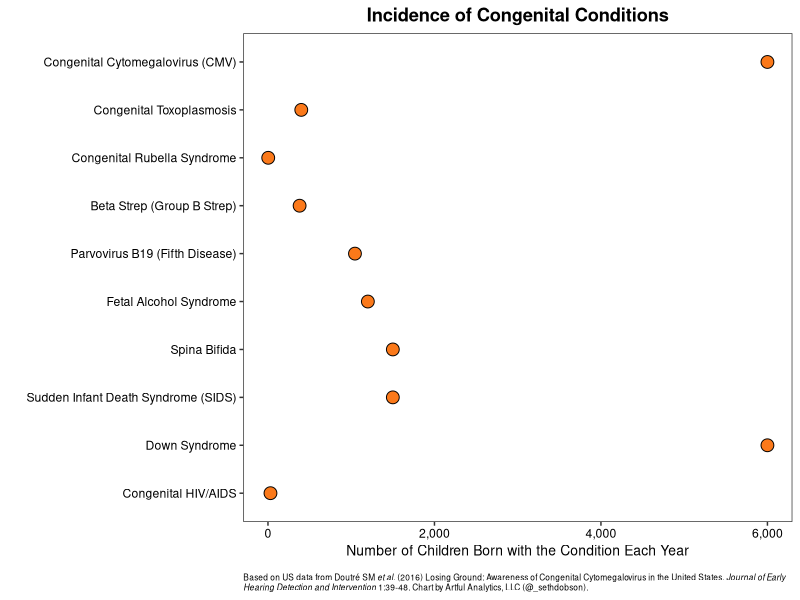

Write the R code that produced this figure. (Note: this script raises an error after producing the figure.)
library(tidyverse)
library(cowplot)
library(ggtext)

# Get data from Doutre et al.

df <- tribble(
  ~condition, ~awareness, ~incidence,
  "Congenital Cytomegalovirus (CMV)", 6.7, 6000,
  "Congenital Toxoplasmosis", 8.53, 400,
  "Congenital Rubella Syndrome", 13.27, 3,
  "Beta Strep (Group B Strep)", 16.91, 380,
  "Parvovirus B19 (Fifth Disease)", 19.63, 1045,
  "Fetal Alcohol Syndrome", 61.04, 1200,
  "Spina Bifida", 64.54, 1500,
  "Sudden Infant Death Syndrome (SIDS)", 78.7, 1500,
  "Down Syndrome", 85.44, 6000,
  "Congenital HIV/AIDS", 86.33, 30
)

# Create chart

p <- df %>%
  ggplot(aes(x = reorder(condition, desc(awareness)), y = incidence)) +
  geom_point(
    size = 4,
    pch = 21,
    fill = "#FB791A"
  ) +
  scale_y_continuous(labels = scales::comma_format()) +
  coord_flip() +
  labs(
    x = "",
    y = "Number of Children Born with the Condition Each Year",
    title = "Incidence of Congenital Conditions",
    caption = "Based on US data from Doutré SM *et al.* (2016) Losing Ground: Awareness of Congenital Cytomegalovirus 
    in the United States. *Journal of Early Hearing Detection and Intervention* 1:39-48. Chart by Artful Analytics, 
    LLC (@_sethdobson)."
  ) +
  theme_bw() +
  theme(
    plot.title = element_text(face = "bold", hjust = .5),
    plot.caption = element_textbox_simple(size = 6, margin = margin(10, 0, 0, 0)),
    axis.text = element_text(color = "black"),
    axis.title = element_text(size = 10),
    axis.title.x = element_text()
  ) +
  background_grid(major = "none")

# Save chart

ggsave2(
  "images/cmv_awareness-vs-incidence_dots-only.png", 
  plot = p,
  width = 7, 
  height = 4
)
